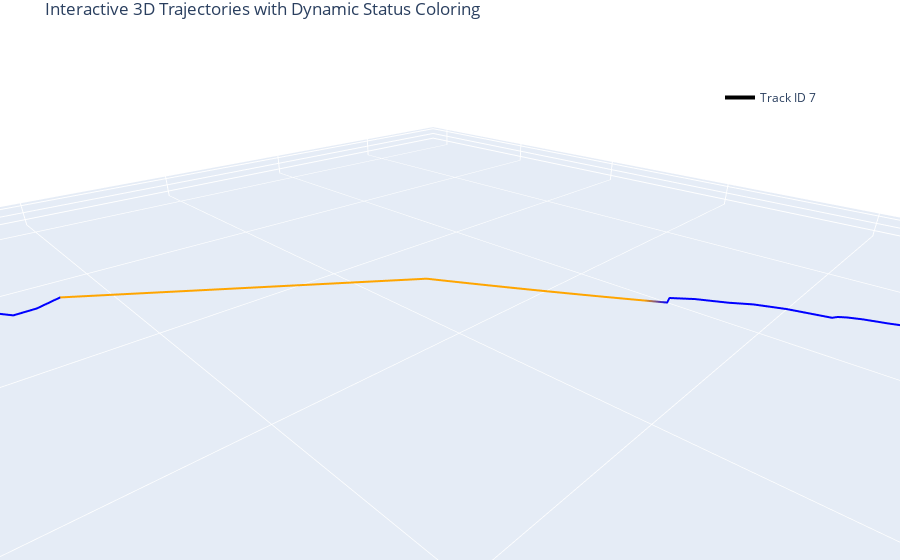

The notebook cell this image was saved under:
### Code cell
# Call the plotting function
plot_trajectories_in_3d_interactive(tracking_df, track_ids=[7])

### Figure 1 — Plotly figure (JSON) as saved in the notebook; plotly's stock layout.template omitted (floating-point values rounded to 4 significant figures)
{"data": [{"hoverinfo": "text", "line": {"color": ["orange", "blue", "blue", "blue", "blue", "blue", "blue", "blue", "blue", "blue", "blue", "blue", "blue", "blue", "blue", "blue", "blue", "blue", "blue", "blue", "blue", "blue", "blue", "blue", "blue", "blue", "blue", "orange", "orange", "orange", "orange", "orange", "orange", "orange", "orange", "orange", "orange", "orange", "orange", "blue", "blue", "blue", "blue", "blue", "blue", "blue", "blue", "blue", "blue", "blue", "blue", "blue", "blue", "blue", "blue", "orange", "orange", "orange", "orange", "orange", "orange", "orange", "orange", "orange", "orange"], "width": 4}, "mode": "lines", "name": "Track ID 7", "text": ["Track ID: 7<br>Frame: 0<br>Status: Initialized", "Track ID: 7<br>Frame: 0<br>Status: Updated", "Track ID: 7<br>Frame: 1<br>Status: Updated", "Track ID: 7<br>Frame: 2<br>Status: Updated", "Track ID: 7<br>Frame: 3<br>Status: Updated", "Track ID: 7<br>Frame: 4<br>Status: Updated", "Track ID: 7<br>Frame: 5<br>Status: Updated", "Track ID: 7<br>Frame: 6<br>Status: Updated", "Track ID: 7<br>Frame: 7<br>Status: Updated", "Track ID: 7<br>Frame: 8<br>Status: Updated", "Track ID: 7<br>Frame: 9<br>Status: Updated", "Track ID: 7<br>Frame: 10<br>Status: Updated", "Track ID: 7<br>Frame: 11<br>Status: Updated", "Track ID: 7<br>Frame: 12<br>Status: Updated", "Track ID: 7<br>Frame: 13<br>Status: Updated", "Track ID: 7<br>Frame: 14<br>Status: Updated", "Track ID: 7<br>Frame: 15<br>Status: Updated", "Track ID: 7<br>Frame: 16<br>Status: Updated", "Track ID: 7<br>Frame: 17<br>Status: Updated", "Track ID: 7<br>Frame: 18<br>Status: Updated", "Track ID: 7<br>Frame: 19<br>Status: Updated", "Track ID: 7<br>Frame: 20<br>Status: Updated", "Track ID: 7<br>Frame: 21<br>Status: Updated", "Track ID: 7<br>Frame: 22<br>Status: Updated", "Track ID: 7<br>Frame: 23<br>Status: Updated", "Track ID: 7<br>Frame: 24<br>Status: Updated", "Track ID: 7<br>Frame: 25<br>Status: Updated", "Track ID: 7<br>Frame: 26<br>Status: Predicted", "Track ID: 7<br>Frame: 27<br>Status: Predicted", "Track ID: 7<br>Frame: 28<br>Status: Predicted", "Track ID: 7<br>Frame: 29<br>Status: Predicted", "Track ID: 7<br>Frame: 30<br>Status: Predicted", "Track ID: 7<br>Frame: 31<br>Status: Predicted", "Track ID: 7<br>Frame: 32<br>Status: Predicted", "Track ID: 7<br>Frame: 33<br>Status: Predicted", "Track ID: 7<br>Frame: 34<br>Status: Predicted", "Track ID: 7<br>Frame: 35<br>Status: Predicted", "Track ID: 7<br>Frame: 36<br>Status: Predicted", "Track ID: 7<br>Frame: 57<br>Status: Initialized", "Track ID: 7<br>Frame: 57<br>Status: Updated", "Track ID: 7<br>Frame: 58<br>Status: Updated", "Track ID: 7<br>Frame: 59<br>Status: Updated", "Track ID: 7<br>Frame: 60<br>Status: Updated", "Track ID: 7<br>Frame: 61<br>Status: Updated", "Track ID: 7<br>Frame: 62<br>Status: Updated", "Track ID: 7<br>Frame: 63<br>Status: Updated", "Track ID: 7<br>Frame: 64<br>Status: Updated", "Track ID: 7<br>Frame: 65<br>Status: Updated", "Track ID: 7<br>Frame: 66<br>Status: Updated", "Track ID: 7<br>Frame: 67<br>Status: Updated", "Track ID: 7<br>Frame: 68<br>Status: Updated", "Track ID: 7<br>Frame: 69<br>Status: Updated", "Track ID: 7<br>Frame: 70<br>Status: Updated", "Track ID: 7<br>Frame: 71<br>Status: Updated", "Track ID: 7<br>Frame: 72<br>Status: Updated", "Track ID: 7<br>Frame: 73<br>Status: Predicted", "Track ID: 7<br>Frame: 74<br>Status: Predicted", "Track ID: 7<br>Frame: 75<br>Status: Predicted", "Track ID: 7<br>Frame: 76<br>Status: Predicted", "Track ID: 7<br>Frame: 77<br>Status: Predicted", "Track ID: 7<br>Frame: 78<br>Status: Predicted", "Track ID: 7<br>Frame: 79<br>Status: Predicted", "Track ID: 7<br>Frame: 80<br>Status: Predicted", "Track ID: 7<br>Frame: 81<br>Status: Predicted", "Track ID: 7<br>Frame: 82<br>Status: Predicted"], "type": "scatter3d", "x": [-3.463, -3.463, -3.437, -3.192, -2.977, -2.816, -2.706, -2.628, -2.453, -2.299, -2.125, -1.947, -1.781, -1.592, -1.384, -1.197, -1.068, -0.9874, -0.908, -0.8312, -0.7478, -0.6444, -0.5152, -0.3682, -0.2061, -0.04375, 0.093, 0.2238, 0.3543, 0.4843, 0.614, 0.7432, 0.872, 1.0, 1.128, 1.256, 1.383, 1.51, 4.494, 4.494, 4.743, 4.945, 5.042, 5.216, 5.435, 5.592, 5.711, 5.845, 6.057, 6.243, 6.203, 6.265, 6.405, 6.509, 6.537, 6.605, 6.664, 6.715, 6.758, 6.793, 6.82, 6.839, 6.851, 6.854, 6.848], "y": [16.6, 16.6, 17.21, 16.88, 16.69, 16.58, 16.53, 16.52, 16.09, 15.86, 15.75, 15.71, 15.7, 15.41, 15.23, 15.12, 14.82, 14.62, 14.5, 14.43, 14.4, 14.01, 13.74, 13.55, 13.26, 13.06, 13.11, 12.92, 12.73, 12.54, 12.35, 12.16, 11.97, 11.79, 11.6, 11.41, 11.22, 11.03, 8.879, 8.879, 9.051, 9.109, 8.979, 8.761, 8.517, 8.404, 8.366, 8.253, 8.204, 8.19, 8.016, 7.837, 7.808, 7.729, 7.556, 7.418, 7.274, 7.125, 6.97, 6.81, 6.645, 6.474, 6.298, 6.117, 5.93], "z": [0.6445, 0.6445, 0.6716, 0.6622, 0.6589, 0.6596, 0.6631, 0.6681, 0.6561, 0.6521, 0.6513, 0.6521, 0.654, 0.6435, 0.6377, 0.6391, 0.6344, 0.636, 0.642, 0.6513, 0.663, 0.6578, 0.658, 0.6623, 0.6614, 0.6617, 0.6715, 0.6753, 0.6795, 0.684, 0.6888, 0.694, 0.6996, 0.7054, 0.7117, 0.7183, 0.7252, 0.7324, 0.7874, 0.7874, 0.8122, 0.8334, 0.8401, 0.8398, 0.8381, 0.847, 0.8661, 0.8789, 0.8994, 0.9245, 0.9217, 0.9114, 0.9141, 0.9073, 0.8875, 0.8813, 0.8735, 0.864, 0.853, 0.8402, 0.8259, 0.8099, 0.7922, 0.773, 0.752]}, {"hoverinfo": "text", "marker": {"color": "green", "size": 8, "symbol": "circle"}, "mode": "markers+text", "name": "Start of 7", "showlegend": false, "text": ["Start<br>Track ID: 7<br>Frame: 0"], "textposition": "top center", "type": "scatter3d", "x": [-3.463], "y": [16.6], "z": [0.6445]}, {"hoverinfo": "text", "marker": {"color": "red", "size": 8, "symbol": "x"}, "mode": "markers+text", "name": "End of 7", "showlegend": false, "text": ["End<br>Track ID: 7<br>Frame: 82"], "textposition": "top center", "type": "scatter3d", "x": [6.848], "y": [5.93], "z": [0.752]}], "layout": {"legend": {"bgcolor": "rgba(255,255,255,0.5)", "bordercolor": "black", "x": 0.8, "y": 0.9}, "margin": {"b": 0, "l": 0, "r": 0, "t": 30}, "scene": {"aspectmode": "data", "camera": {"eye": {"x": 1.2, "y": 1.2, "z": 0.8}}, "xaxis": {"title": {"text": "X (meters)"}}, "yaxis": {"title": {"text": "Z (meters)"}}, "zaxis": {"title": {"text": "Y (meters)"}}}, "title": {"text": "Interactive 3D Trajectories with Dynamic Status Coloring"}}}
